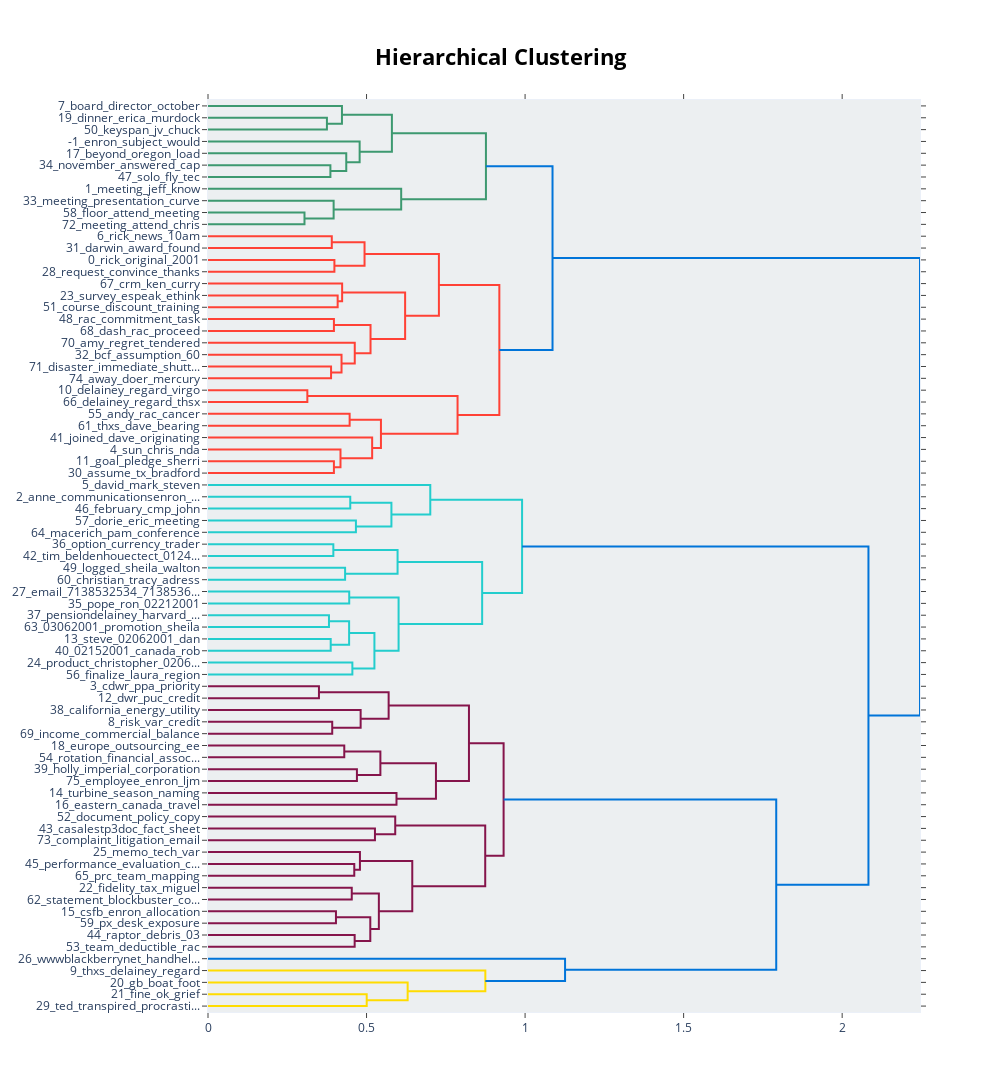

Source (notebook cell):
### Markdown cell above
### Takeaways
- Repeat word for topic: Rick, Communicationsenron

### What does the topics hierarch look like?

### Code cell
model.topic_tree(topic_model)

### Figure 1 — Plotly figure (JSON) as saved in the notebook; plotly's stock layout.template omitted (floating-point values rounded to 4 significant figures)
{"data": [{"hoverinfo": "text", "marker": {"color": "rgb(61,153,112)"}, "mode": "lines", "type": "scatter", "x": [0, 0.375, 0.375, 0], "xaxis": "x", "y": [-15, -15, -25, -25], "yaxis": "y"}, {"hoverinfo": "text", "marker": {"color": "rgb(61,153,112)"}, "mode": "lines", "type": "scatter", "x": [0, 0.4224, 0.4224, 0.375], "xaxis": "x", "y": [-5, -5, -20, -20], "yaxis": "y"}, {"hoverinfo": "text", "marker": {"color": "rgb(61,153,112)"}, "mode": "lines", "type": "scatter", "x": [0, 0.386, 0.386, 0], "xaxis": "x", "y": [-55, -55, -65, -65], "yaxis": "y"}, {"hoverinfo": "text", "marker": {"color": "rgb(61,153,112)"}, "mode": "lines", "type": "scatter", "x": [0, 0.4361, 0.4361, 0.386], "xaxis": "x", "y": [-45, -45, -60, -60], "yaxis": "y"}, {"hoverinfo": "text", "marker": {"color": "rgb(61,153,112)"}, "mode": "lines", "type": "scatter", "x": [0, 0.4782, 0.4782, 0.4361], "xaxis": "x", "y": [-35, -35, -52.5, -52.5], "yaxis": "y"}, {"hoverinfo": "text", "marker": {"color": "rgb(61,153,112)"}, "mode": "lines", "type": "scatter", "x": [0.4224, 0.58, 0.58, 0.4782], "xaxis": "x", "y": [-12.5, -12.5, -43.75, -43.75], "yaxis": "y"}, {"hoverinfo": "text", "marker": {"color": "rgb(61,153,112)"}, "mode": "lines", "type": "scatter", "x": [0, 0.3043, 0.3043, 0], "xaxis": "x", "y": [-95, -95, -105, -105], "yaxis": "y"}, {"hoverinfo": "text", "marker": {"color": "rgb(61,153,112)"}, "mode": "lines", "type": "scatter", "x": [0, 0.3962, 0.3962, 0.3043], "xaxis": "x", "y": [-85, -85, -100, -100], "yaxis": "y"}, {"hoverinfo": "text", "marker": {"color": "rgb(61,153,112)"}, "mode": "lines", "type": "scatter", "x": [0, 0.6093, 0.6093, 0.3962], "xaxis": "x", "y": [-75, -75, -92.5, -92.5], "yaxis": "y"}, {"hoverinfo": "text", "marker": {"color": "rgb(61,153,112)"}, "mode": "lines", "type": "scatter", "x": [0.58, 0.8765, 0.8765, 0.6093], "xaxis": "x", "y": [-28.12, -28.12, -83.75, -83.75], "yaxis": "y"}, {"hoverinfo": "text", "marker": {"color": "rgb(255,65,54)"}, "mode": "lines", "type": "scatter", "x": [0, 0.3904, 0.3904, 0], "xaxis": "x", "y": [-115, -115, -125, -125], "yaxis": "y"}, {"hoverinfo": "text", "marker": {"color": "rgb(255,65,54)"}, "mode": "lines", "type": "scatter", "x": [0, 0.3986, 0.3986, 0], "xaxis": "x", "y": [-135, -135, -145, -145], "yaxis": "y"}, {"hoverinfo": "text", "marker": {"color": "rgb(255,65,54)"}, "mode": "lines", "type": "scatter", "x": [0.3904, 0.4937, 0.4937, 0.3986], "xaxis": "x", "y": [-120, -120, -140, -140], "yaxis": "y"}, {"hoverinfo": "text", "marker": {"color": "rgb(255,65,54)"}, "mode": "lines", "type": "scatter", "x": [0, 0.4089, 0.4089, 0], "xaxis": "x", "y": [-165, -165, -175, -175], "yaxis": "y"}, {"hoverinfo": "text", "marker": {"color": "rgb(255,65,54)"}, "mode": "lines", "type": "scatter", "x": [0, 0.423, 0.423, 0.4089], "xaxis": "x", "y": [-155, -155, -170, -170], "yaxis": "y"}, {"hoverinfo": "text", "marker": {"color": "rgb(255,65,54)"}, "mode": "lines", "type": "scatter", "x": [0, 0.3971, 0.3971, 0], "xaxis": "x", "y": [-185, -185, -195, -195], "yaxis": "y"}, {"hoverinfo": "text", "marker": {"color": "rgb(255,65,54)"}, "mode": "lines", "type": "scatter", "x": [0, 0.3881, 0.3881, 0], "xaxis": "x", "y": [-225, -225, -235, -235], "yaxis": "y"}, {"hoverinfo": "text", "marker": {"color": "rgb(255,65,54)"}, "mode": "lines", "type": "scatter", "x": [0, 0.4211, 0.4211, 0.3881], "xaxis": "x", "y": [-215, -215, -230, -230], "yaxis": "y"}, {"hoverinfo": "text", "marker": {"color": "rgb(255,65,54)"}, "mode": "lines", "type": "scatter", "x": [0, 0.4629, 0.4629, 0.4211], "xaxis": "x", "y": [-205, -205, -222.5, -222.5], "yaxis": "y"}, {"hoverinfo": "text", "marker": {"color": "rgb(255,65,54)"}, "mode": "lines", "type": "scatter", "x": [0.3971, 0.5126, 0.5126, 0.4629], "xaxis": "x", "y": [-190, -190, -213.8, -213.8], "yaxis": "y"}, {"hoverinfo": "text", "marker": {"color": "rgb(255,65,54)"}, "mode": "lines", "type": "scatter", "x": [0.423, 0.6217, 0.6217, 0.5126], "xaxis": "x", "y": [-162.5, -162.5, -201.9, -201.9], "yaxis": "y"}, {"hoverinfo": "text", "marker": {"color": "rgb(255,65,54)"}, "mode": "lines", "type": "scatter", "x": [0.4937, 0.7283, 0.7283, 0.6217], "xaxis": "x", "y": [-130, -130, -182.2, -182.2], "yaxis": "y"}, {"hoverinfo": "text", "marker": {"color": "rgb(255,65,54)"}, "mode": "lines", "type": "scatter", "x": [0, 0.3133, 0.3133, 0], "xaxis": "x", "y": [-245, -245, -255, -255], "yaxis": "y"}, {"hoverinfo": "text", "marker": {"color": "rgb(255,65,54)"}, "mode": "lines", "type": "scatter", "x": [0, 0.4467, 0.4467, 0], "xaxis": "x", "y": [-265, -265, -275, -275], "yaxis": "y"}, {"hoverinfo": "text", "marker": {"color": "rgb(255,65,54)"}, "mode": "lines", "type": "scatter", "x": [0, 0.3971, 0.3971, 0], "xaxis": "x", "y": [-305, -305, -315, -315], "yaxis": "y"}, {"hoverinfo": "text", "marker": {"color": "rgb(255,65,54)"}, "mode": "lines", "type": "scatter", "x": [0, 0.4178, 0.4178, 0.3971], "xaxis": "x", "y": [-295, -295, -310, -310], "yaxis": "y"}, {"hoverinfo": "text", "marker": {"color": "rgb(255,65,54)"}, "mode": "lines", "type": "scatter", "x": [0, 0.5177, 0.5177, 0.4178], "xaxis": "x", "y": [-285, -285, -302.5, -302.5], "yaxis": "y"}, {"hoverinfo": "text", "marker": {"color": "rgb(255,65,54)"}, "mode": "lines", "type": "scatter", "x": [0.4467, 0.5454, 0.5454, 0.5177], "xaxis": "x", "y": [-270, -270, -293.8, -293.8], "yaxis": "y"}, {"hoverinfo": "text", "marker": {"color": "rgb(255,65,54)"}, "mode": "lines", "type": "scatter", "x": [0.3133, 0.7871, 0.7871, 0.5454], "xaxis": "x", "y": [-250, -250, -281.9, -281.9], "yaxis": "y"}, {"hoverinfo": "text", "marker": {"color": "rgb(255,65,54)"}, "mode": "lines", "type": "scatter", "x": [0.7283, 0.9188, 0.9188, 0.7871], "xaxis": "x", "y": [-156.1, -156.1, -265.9, -265.9], "yaxis": "y"}, {"hoverinfo": "text", "marker": {"color": "rgb(0,116,217)"}, "mode": "lines", "type": "scatter", "x": [0.8765, 1.087, 1.087, 0.9188], "xaxis": "x", "y": [-55.94, -55.94, -211.0, -211.0], "yaxis": "y"}, {"hoverinfo": "text", "marker": {"color": "rgb(35,205,205)"}, "mode": "lines", "type": "scatter", "x": [0, 0.4487, 0.4487, 0], "xaxis": "x", "y": [-335, -335, -345, -345], "yaxis": "y"}, {"hoverinfo": "text", "marker": {"color": "rgb(35,205,205)"}, "mode": "lines", "type": "scatter", "x": [0, 0.4665, 0.4665, 0], "xaxis": "x", "y": [-355, -355, -365, -365], "yaxis": "y"}, {"hoverinfo": "text", "marker": {"color": "rgb(35,205,205)"}, "mode": "lines", "type": "scatter", "x": [0.4487, 0.5785, 0.5785, 0.4665], "xaxis": "x", "y": [-340, -340, -360, -360], "yaxis": "y"}, {"hoverinfo": "text", "marker": {"color": "rgb(35,205,205)"}, "mode": "lines", "type": "scatter", "x": [0, 0.701, 0.701, 0.5785], "xaxis": "x", "y": [-325, -325, -350, -350], "yaxis": "y"}, {"hoverinfo": "text", "marker": {"color": "rgb(35,205,205)"}, "mode": "lines", "type": "scatter", "x": [0, 0.3953, 0.3953, 0], "xaxis": "x", "y": [-375, -375, -385, -385], "yaxis": "y"}, {"hoverinfo": "text", "marker": {"color": "rgb(35,205,205)"}, "mode": "lines", "type": "scatter", "x": [0, 0.4324, 0.4324, 0], "xaxis": "x", "y": [-395, -395, -405, -405], "yaxis": "y"}, {"hoverinfo": "text", "marker": {"color": "rgb(35,205,205)"}, "mode": "lines", "type": "scatter", "x": [0.3953, 0.5979, 0.5979, 0.4324], "xaxis": "x", "y": [-380, -380, -400, -400], "yaxis": "y"}, {"hoverinfo": "text", "marker": {"color": "rgb(35,205,205)"}, "mode": "lines", "type": "scatter", "x": [0, 0.4454, 0.4454, 0], "xaxis": "x", "y": [-415, -415, -425, -425], "yaxis": "y"}, {"hoverinfo": "text", "marker": {"color": "rgb(35,205,205)"}, "mode": "lines", "type": "scatter", "x": [0, 0.3815, 0.3815, 0], "xaxis": "x", "y": [-435, -435, -445, -445], "yaxis": "y"}, {"hoverinfo": "text", "marker": {"color": "rgb(35,205,205)"}, "mode": "lines", "type": "scatter", "x": [0, 0.387, 0.387, 0], "xaxis": "x", "y": [-455, -455, -465, -465], "yaxis": "y"}, {"hoverinfo": "text", "marker": {"color": "rgb(35,205,205)"}, "mode": "lines", "type": "scatter", "x": [0.3815, 0.445, 0.445, 0.387], "xaxis": "x", "y": [-440, -440, -460, -460], "yaxis": "y"}, {"hoverinfo": "text", "marker": {"color": "rgb(35,205,205)"}, "mode": "lines", "type": "scatter", "x": [0, 0.4553, 0.4553, 0], "xaxis": "x", "y": [-475, -475, -485, -485], "yaxis": "y"}, {"hoverinfo": "text", "marker": {"color": "rgb(35,205,205)"}, "mode": "lines", "type": "scatter", "x": [0.445, 0.5249, 0.5249, 0.4553], "xaxis": "x", "y": [-450, -450, -480, -480], "yaxis": "y"}, {"hoverinfo": "text", "marker": {"color": "rgb(35,205,205)"}, "mode": "lines", "type": "scatter", "x": [0.4454, 0.6011, 0.6011, 0.5249], "xaxis": "x", "y": [-420, -420, -465, -465], "yaxis": "y"}, {"hoverinfo": "text", "marker": {"color": "rgb(35,205,205)"}, "mode": "lines", "type": "scatter", "x": [0.5979, 0.8646, 0.8646, 0.6011], "xaxis": "x", "y": [-390, -390, -442.5, -442.5], "yaxis": "y"}, {"hoverinfo": "text", "marker": {"color": "rgb(35,205,205)"}, "mode": "lines", "type": "scatter", "x": [0.701, 0.9906, 0.9906, 0.8646], "xaxis": "x", "y": [-337.5, -337.5, -416.2, -416.2], "yaxis": "y"}, {"hoverinfo": "text", "marker": {"color": "rgb(133,20,75)"}, "mode": "lines", "type": "scatter", "x": [0, 0.3499, 0.3499, 0], "xaxis": "x", "y": [-495, -495, -505, -505], "yaxis": "y"}, {"hoverinfo": "text", "marker": {"color": "rgb(133,20,75)"}, "mode": "lines", "type": "scatter", "x": [0, 0.3918, 0.3918, 0], "xaxis": "x", "y": [-525, -525, -535, -535], "yaxis": "y"}, {"hoverinfo": "text", "marker": {"color": "rgb(133,20,75)"}, "mode": "lines", "type": "scatter", "x": [0, 0.4814, 0.4814, 0.3918], "xaxis": "x", "y": [-515, -515, -530, -530], "yaxis": "y"}, {"hoverinfo": "text", "marker": {"color": "rgb(133,20,75)"}, "mode": "lines", "type": "scatter", "x": [0.3499, 0.5697, 0.5697, 0.4814], "xaxis": "x", "y": [-500, -500, -522.5, -522.5], "yaxis": "y"}, {"hoverinfo": "text", "marker": {"color": "rgb(133,20,75)"}, "mode": "lines", "type": "scatter", "x": [0, 0.4298, 0.4298, 0], "xaxis": "x", "y": [-545, -545, -555, -555], "yaxis": "y"}, {"hoverinfo": "text", "marker": {"color": "rgb(133,20,75)"}, "mode": "lines", "type": "scatter", "x": [0, 0.4697, 0.4697, 0], "xaxis": "x", "y": [-565, -565, -575, -575], "yaxis": "y"}, {"hoverinfo": "text", "marker": {"color": "rgb(133,20,75)"}, "mode": "lines", "type": "scatter", "x": [0.4298, 0.5436, 0.5436, 0.4697], "xaxis": "x", "y": [-550, -550, -570, -570], "yaxis": "y"}, {"hoverinfo": "text", "marker": {"color": "rgb(133,20,75)"}, "mode": "lines", "type": "scatter", "x": [0, 0.5945, 0.5945, 0], "xaxis": "x", "y": [-585, -585, -595, -595], "yaxis": "y"}, {"hoverinfo": "text", "marker": {"color": "rgb(133,20,75)"}, "mode": "lines", "type": "scatter", "x": [0.5436, 0.7189, 0.7189, 0.5945], "xaxis": "x", "y": [-560, -560, -590, -590], "yaxis": "y"}, {"hoverinfo": "text", "marker": {"color": "rgb(133,20,75)"}, "mode": "lines", "type": "scatter", "x": [0.5697, 0.823, 0.823, 0.7189], "xaxis": "x", "y": [-511.2, -511.2, -575, -575], "yaxis": "y"}, {"hoverinfo": "text", "marker": {"color": "rgb(133,20,75)"}, "mode": "lines", "type": "scatter", "x": [0, 0.5265, 0.5265, 0], "xaxis": "x", "y": [-615, -615, -625, -625], "yaxis": "y"}, {"hoverinfo": "text", "marker": {"color": "rgb(133,20,75)"}, "mode": "lines", "type": "scatter", "x": [0, 0.5905, 0.5905, 0.5265], "xaxis": "x", "y": [-605, -605, -620, -620], "yaxis": "y"}, {"hoverinfo": "text", "marker": {"color": "rgb(133,20,75)"}, "mode": "lines", "type": "scatter", "x": [0, 0.4613, 0.4613, 0], "xaxis": "x", "y": [-645, -645, -655, -655], "yaxis": "y"}, {"hoverinfo": "text", "marker": {"color": "rgb(133,20,75)"}, "mode": "lines", "type": "scatter", "x": [0, 0.4792, 0.4792, 0.4613], "xaxis": "x", "y": [-635, -635, -650, -650], "yaxis": "y"}, {"hoverinfo": "text", "marker": {"color": "rgb(133,20,75)"}, "mode": "lines", "type": "scatter", "x": [0, 0.4534, 0.4534, 0], "xaxis": "x", "y": [-665, -665, -675, -675], "yaxis": "y"}, {"hoverinfo": "text", "marker": {"color": "rgb(133,20,75)"}, "mode": "lines", "type": "scatter", "x": [0, 0.4036, 0.4036, 0], "xaxis": "x", "y": [-685, -685, -695, -695], "yaxis": "y"}, {"hoverinfo": "text", "marker": {"color": "rgb(133,20,75)"}, "mode": "lines", "type": "scatter", "x": [0, 0.4625, 0.4625, 0], "xaxis": "x", "y": [-705, -705, -715, -715], "yaxis": "y"}, {"hoverinfo": "text", "marker": {"color": "rgb(133,20,75)"}, "mode": "lines", "type": "scatter", "x": [0.4036, 0.5118, 0.5118, 0.4625], "xaxis": "x", "y": [-690, -690, -710, -710], "yaxis": "y"}, {"hoverinfo": "text", "marker": {"color": "rgb(133,20,75)"}, "mode": "lines", "type": "scatter", "x": [0.4534, 0.5389, 0.5389, 0.5118], "xaxis": "x", "y": [-670, -670, -700, -700], "yaxis": "y"}, {"hoverinfo": "text", "marker": {"color": "rgb(133,20,75)"}, "mode": "lines", "type": "scatter", "x": [0.4792, 0.6442, 0.6442, 0.5389], "xaxis": "x", "y": [-642.5, -642.5, -685, -685], "yaxis": "y"}, {"hoverinfo": "text", "marker": {"color": "rgb(133,20,75)"}, "mode": "lines", "type": "scatter", "x": [0.5905, 0.8743, 0.8743, 0.6442], "xaxis": "x", "y": [-612.5, -612.5, -663.8, -663.8], "yaxis": "y"}, {"hoverinfo": "text", "marker": {"color": "rgb(133,20,75)"}, "mode": "lines", "type": "scatter", "x": [0.823, 0.9323, 0.9323, 0.8743], "xaxis": "x", "y": [-543.1, -543.1, -638.1, -638.1], "yaxis": "y"}, {"hoverinfo": "text", "marker": {"color": "rgb(255,220,0)"}, "mode": "lines", "type": "scatter", "x": [0, 0.5005, 0.5005, 0], "xaxis": "x", "y": [-755, -755, -765, -765], "yaxis": "y"}, {"hoverinfo": "text", "marker": {"color": "rgb(255,220,0)"}, "mode": "lines", "type": "scatter", "x": [0, 0.6297, 0.6297, 0.5005], "xaxis": "x", "y": [-745, -745, -760, -760], "yaxis": "y"}, {"hoverinfo": "text", "marker": {"color": "rgb(255,220,0)"}, "mode": "lines", "type": "scatter", "x": [0, 0.8747, 0.8747, 0.6297], "xaxis": "x", "y": [-735, -735, -752.5, -752.5], "yaxis": "y"}, {"hoverinfo": "text", "marker": {"color": "rgb(0,116,217)"}, "mode": "lines", "type": "scatter", "x": [0, 1.126, 1.126, 0.8747], "xaxis": "x", "y": [-725, -725, -743.8, -743.8], "yaxis": "y"}, {"hoverinfo": "text", "marker": {"color": "rgb(0,116,217)"}, "mode": "lines", "type": "scatter", "x": [0.9323, 1.792, 1.792, 1.126], "xaxis": "x", "y": [-590.6, -590.6, -734.4, -734.4], "yaxis": "y"}, {"hoverinfo": "text", "marker": {"color": "rgb(0,116,217)"}, "mode": "lines", "type": "scatter", "x": [0.9906, 2.083, 2.083, 1.792], "xaxis": "x", "y": [-376.9, -376.9, -662.5, -662.5], "yaxis": "y"}, {"hoverinfo": "text", "marker": {"color": "rgb(0,116,217)"}, "mode": "lines", "type": "scatter", "x": [1.087, 2.246, 2.246, 2.083], "xaxis": "x", "y": [-133.5, -133.5, -519.7, -519.7], "yaxis": "y"}], "layout": {"autosize": false, "height": 1355, "hoverlabel": {"bgcolor": "white", "font": {"family": "Rockwell", "size": 16}}, "hovermode": "closest", "plot_bgcolor": "#ECEFF1", "showlegend": false, "title": {"font": {"color": "Black", "size": 22}, "text": "<b>Hierarchical Clustering", "x": 0.5, "xanchor": "center", "yanchor": "top"}, "width": 1000, "xaxis": {"mirror": "allticks", "rangemode": "tozero", "showgrid": false, "showline": true, "showticklabels": true, "ticks": "outside", "type": "linear", "zeroline": false}, "yaxis": {"mirror": "allticks", "range": [-770, 0], "rangemode": "tozero", "showgrid": false, "showline": true, "showticklabels": true, "tickmode": "array", "ticks": "outside", "ticktext": ["7_board_director_october", "19_dinner_erica_murdock", "50_keyspan_jv_chuck", "-1_enron_subject_would", "17_beyond_oregon_load", "34_november_answered_cap", "47_solo_fly_tec", "1_meeting_jeff_know", "33_meeting_presentation_curve", "58_floor_attend_meeting", "72_meeting_attend_chris", "6_rick_news_10am", "31_darwin_award_found", "0_rick_original_2001", "28_request_convince_thanks", "67_crm_ken_curry", "23_survey_espeak_ethink", "51_course_discount_training", "48_rac_commitment_task", "68_dash_rac_proceed", "70_amy_regret_tendered", "32_bcf_assumption_60", "71_disaster_immediate_shutt...", "74_away_doer_mercury", "10_delainey_regard_virgo", "66_delainey_regard_thsx", "55_andy_rac_cancer", "61_thxs_dave_bearing", "41_joined_dave_originating", "4_sun_chris_nda", "11_goal_pledge_sherri", "30_assume_tx_bradford", "5_david_mark_steven", "2_anne_communicationsenron_...", "46_february_cmp_john", "57_dorie_eric_meeting", "64_macerich_pam_conference", "36_option_currency_trader", "42_tim_beldenhouectect_0124...", "49_logged_sheila_walton", "60_christian_tracy_adress", "27_email_7138532534_7138536...", "35_pope_ron_02212001", "37_pensiondelainey_harvard_...", "63_03062001_promotion_sheila", "13_steve_02062001_dan", "40_02152001_canada_rob", "24_product_christopher_0206...", "56_finalize_laura_region", "3_cdwr_ppa_priority", "12_dwr_puc_credit", "38_california_energy_utility", "8_risk_var_credit", "69_income_commercial_balance", "18_europe_outsourcing_ee", "54_rotation_financial_assoc...", "39_holly_imperial_corporation", "75_employee_enron_ljm", "14_turbine_season_naming", "16_eastern_canada_travel", "52_document_policy_copy", "43_casalestp3doc_fact_sheet", "73_complaint_litigation_email", "25_memo_tech_var", "45_performance_evaluation_c...", "65_prc_team_mapping", "22_fidelity_tax_miguel", "62_statement_blockbuster_co...", "15_csfb_enron_allocation", "59_px_desk_exposure", "44_raptor_debris_03", "53_team_deductible_rac", "26_wwwblackberrynet_handhel...", "9_thxs_delainey_regard", "20_gb_boat_foot", "21_fine_ok_grief", "29_ted_transpired_procrasti..."], "tickvals": [-5, -15, -25, -35, -45, -55, -65, -75, -85, -95, -105, -115, -125, -135, -145, -155, -165, -175, -185, -195, -205, -215, -225, -235, -245, -255, -265, -275, -285, -295, -305, -315, -325, -335, -345, -355, -365, -375, -385, -395, -405, -415, -425, -435, -445, -455, -465, -475, -485, -495, -505, -515, -525, -535, -545, -555, -565, -575, -585, -595, -605, -615, -625, -635, -645, -655, -665, -675, -685, -695, -705, -715, -725, -735, -745, -755, -765], "type": "linear", "zeroline": false}}}
